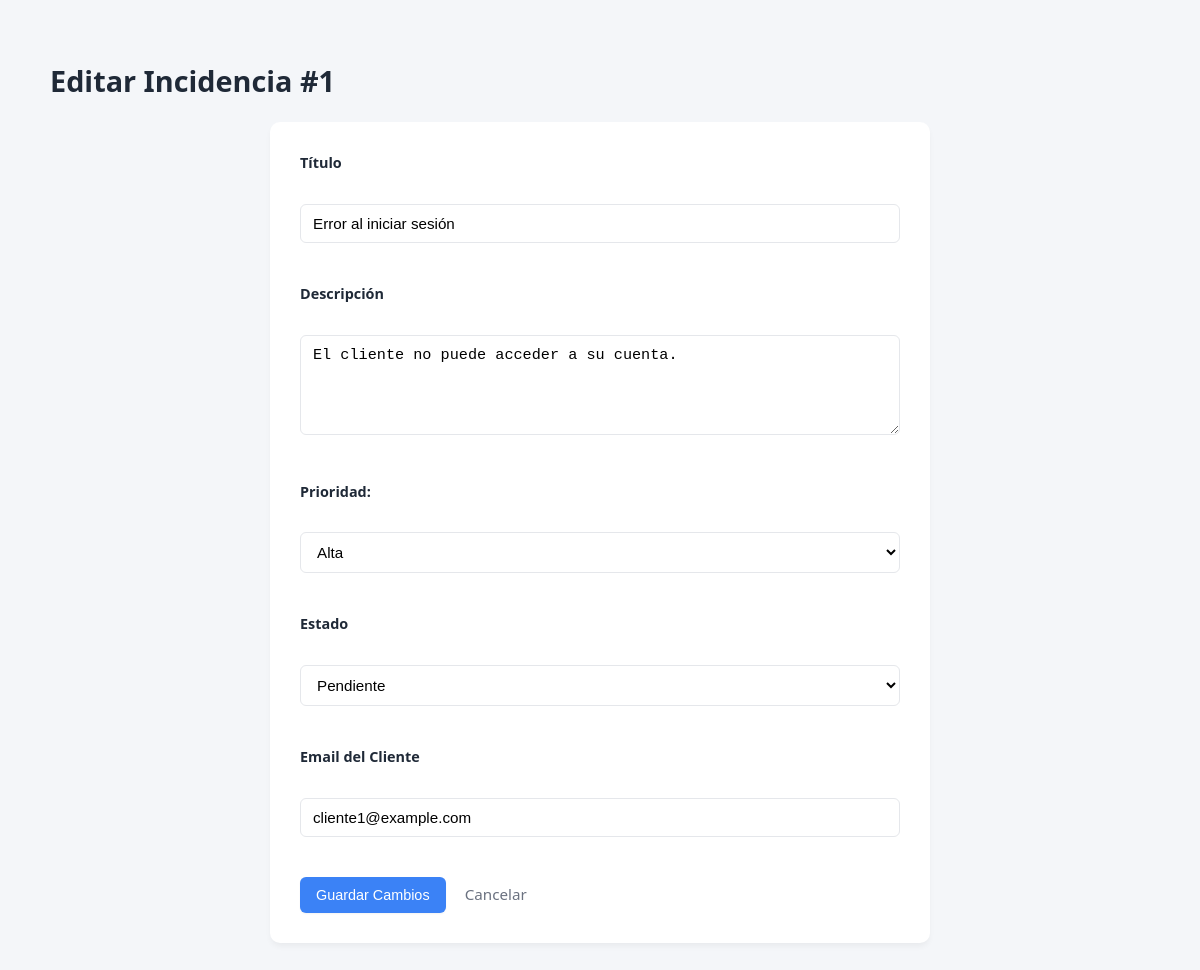
The app's page /editar_incidencia.php?id=1 with its own data.
### tables this page shows
CREATE TABLE IF NOT EXISTS incidencias (
    id INT(11) NOT NULL AUTO_INCREMENT,
    titulo VARCHAR(100) NOT NULL,
    descripcion TEXT NOT NULL,
    prioridad VARCHAR(50) NOT NULL,
    estado VARCHAR(50) NOT NULL,
    email_cliente VARCHAR(100) NOT NULL,
    id_tecnico INT(11) DEFAULT NULL,
    fecha_creacion DATETIME DEFAULT NULL,
    PRIMARY KEY (id),
    INDEX idx_id_tecnico (id_tecnico),
    CONSTRAINT fk_incidencias_tecnicos
        FOREIGN KEY (id_tecnico)
        REFERENCES tecnicos(id)
        ON UPDATE CASCADE
        ON DELETE SET NULL
);

### editar_incidencia.php (the view, shortened to what this page needs)
<?php
    require_once 'conexion.php';
    $incidencia = [
        'id' => '',
        'titulo' => '',
        'descripcion' => '',
        'prioridad' => '',
        'estado' => '',
        'email_cliente' => ''
    ];
    if ($_SERVER['REQUEST_METHOD'] === 'GET') {
        $id = filter_input(INPUT_GET, 'id', FILTER_VALIDATE_INT);
        try {
            $stmt = $pdo->prepare("SELECT id, titulo, descripcion, prioridad, estado, email_cliente FROM incidencias WHERE id = ?");
            $stmt->execute([$id]);
            $incidencia = $stmt->fetch(PDO::FETCH_ASSOC);
        } catch (PDOException $e) {
            error_log("Error al cargar incidencia: " . $e->getMessage());
            $error = "No se pudo cargar la incidencia.";
        } catch (Exception $e) {
            $error = $e->getMessage();
        }
    }
?>
<!DOCTYPE html>
<html lang="es">
<head>
    <link rel="stylesheet" href="styles.css">
</head>
<body>
    <h1>Editar Incidencia #<?= htmlspecialchars((string) $incidencia['id'], ENT_QUOTES, 'UTF-8') ?></h1>
    <?php if (!empty($incidencia['id'])): ?>
        <form action="editar_incidencia.php" method="POST">
            <label for="titulo">Título</label><br>
            <input type="text" id="titulo" name="titulo" value="<?= htmlspecialchars($incidencia['titulo'], ENT_QUOTES, 'UTF-8', false) ?>" required><br><br>
            <label for="descripcion">Descripción</label><br>
            <textarea id="descripcion" name="descripcion" required><?= htmlspecialchars($incidencia['descripcion'], ENT_QUOTES, 'UTF-8', false) ?></textarea><br><br>
            <label for="prioridad">Prioridad:</label><br>
            <select id="prioridad" name="prioridad" required>
                <option value="Alta" <?= $incidencia['prioridad'] === 'Alta' ? 'selected' : '' ?>>Alta</option>
            </select><br><br>
            <label for="estado">Estado</label><br>
            <select id="estado" name="estado" required>
                <option value="Pendiente" <?= $incidencia['estado'] === 'Pendiente' ? 'selected' : '' ?>>Pendiente</option>
            </select><br><br>
            <label for="email_cliente">Email del Cliente</label><br>
            <input type="email" id="email_cliente" name="email_cliente" value="<?= htmlspecialchars($incidencia['email_cliente'], ENT_QUOTES, 'UTF-8') ?>" required><br><br>
            <button type="submit">Guardar Cambios</button>
            <a href="index.php">Cancelar</a>
        </form>
    <?php else: ?>
        <a href="index.php">Volver al panel principal</a>
    <?php endif; ?>
</body>
</html>

### styles.css (style rules this page uses)
:root { --primary: #3b82f6; --primary-dark: #2563eb; --success: #10b981; --danger: #ef4444; --warning: #f59e0b; --dark: #1f2937; --light: #f4f6f9; --border: #e5e7eb; }
body { font-family: system-ui, -apple-system, BlinkMacSystemFont, "Segoe UI", Roboto, sans-serif; background-color: var(--light); color: var(--dark); margin: 0; padding: 40px 20px; line-height: 1.5; max-width: 1100px; margin-left: auto; margin-right: auto; }
h1 { font-size: 1.8rem; font-weight: 700; margin-bottom: 20px; color: var(--dark); }
a.btn-accion, button[type="submit"], .btn { display: inline-flex; align-items: center; justify-content: center; padding: 10px 16px; background-color: var(--primary); color: white !important; text-decoration: none; border-radius: 6px; font-weight: 500; font-size: 0.9rem; border: none; cursor: pointer; transition: background-color 0.2s, transform 0.1s; box-shadow: 0 1px 2px rgba(0,0,0,0.05); }
form { background: white; padding: 30px; border-radius: 10px; box-shadow: 0 4px 6px -1px rgba(0, 0, 0, 0.05); max-width: 600px; margin: 0 auto; }
label { display: block; font-weight: 600; margin-bottom: 6px; color: var(--dark); font-size: 0.9rem; }
input[type="text"], input[type="email"], textarea, select { width: 100%; padding: 10px 12px; border: 1px solid var(--border); border-radius: 6px; font-size: 0.95rem; box-sizing: border-box; margin-bottom: 16px; background-color: #fff; transition: border-color 0.2s, box-shadow 0.2s; }
textarea { resize: vertical; min-height: 100px; }
form a { margin-left: 15px; color: #6b7280; text-decoration: none; font-size: 0.95rem; }

### records on screen
incidencias: id "1", titulo "Error al iniciar sesión", descripcion "El cliente no puede acceder a su cuenta.", prioridad "Alta", estado "Pendiente", email_cliente "cliente1@example.com"
